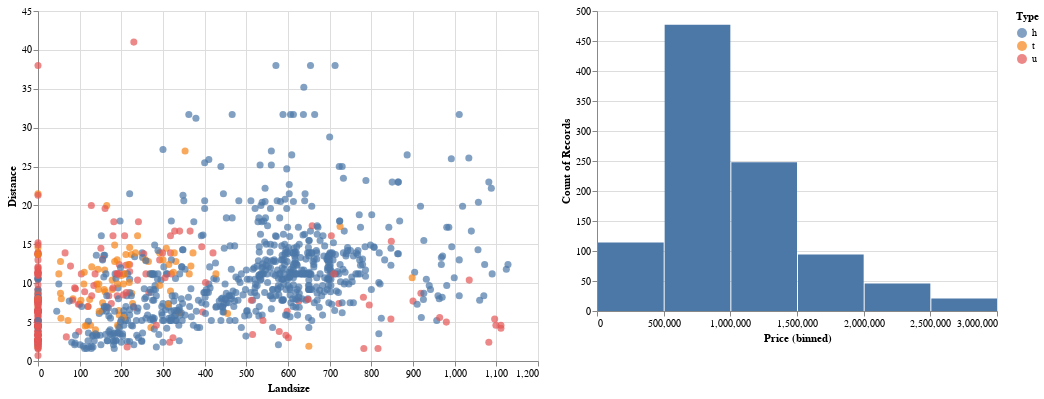

The code cell stored with this chart in its notebook:
### Code cell
selection = alt.selection_interval()
chart1 = alt.Chart(df).mark_circle(size=50).encode(
   x='Landsize',
   y='Distance',
   color='Type'
).properties(
   height=350, width=500
).transform_filter(
   selection
)
chart2 = alt.Chart(df).mark_bar().encode(
   alt.X('Price:Q', bin=True), alt.Y('count()')
).add_selection(
   selection
)
chart1 | chart2

### Figure 1 — Vega-Lite specification as saved in the notebook (floating-point values rounded to 4 significant figures; data arrays with more than 128 entries replaced by an {"elided": "..."} marker saying what was removed)
{"config": {"view": {"continuousWidth": 400, "continuousHeight": 300}}, "hconcat": [{"mark": {"type": "circle", "size": 50}, "encoding": {"color": {"type": "nominal", "field": "Type"}, "x": {"type": "quantitative", "field": "Landsize"}, "y": {"type": "quantitative", "field": "Distance"}}, "height": 350, "transform": [{"filter": {"selection": "selector003"}}], "width": 500}, {"mark": "bar", "encoding": {"x": {"type": "quantitative", "bin": true, "field": "Price"}, "y": {"type": "quantitative", "aggregate": "count"}}, "selection": {"selector003": {"type": "interval"}}}], "data": {"name": "data-3aca429d2dcf69bfce9096daadd8dc7f"}, "$schema": "https://vega.github.io/schema/vega-lite/v4.8.1.json", "datasets": {"data-3aca429d2dcf69bfce9096daadd8dc7f": {"elided": "1000 records"}}}
